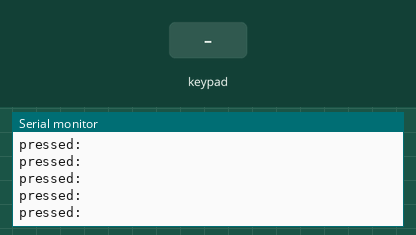
The sketch below on a simulated Arduino Uno, built with avr-gcc and run on an emulated ATmega328P. On the bench: the last lines printed to the serial monitor. Wiring (inferred from the names in the program): 5×3 keypad with keys 1 2 3 4 5 6 7 8 9 A B C D E F (labels assumed): rows pin 5, pin 6, pin 7, pin 8, pin 9; columns pin 10, pin 16, pin 14. Inputs (shaded band) come from the test bench.

Above: at 1.2 s.
1.3 s: key '1' pressed
At 1.31 s:
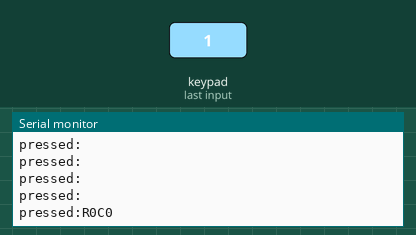
2.8 s: keypad keys 1 2 pressed 0.4 s apart
At 2.91 s:
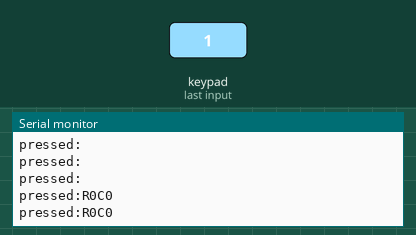
5.1 s: key '3' pressed
At 5.12 s:
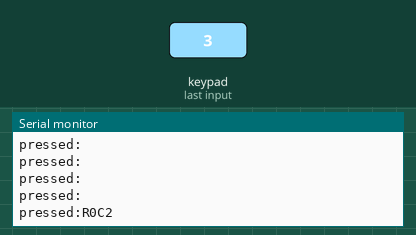
6.6 s: keypad keys 1 2 A pressed 0.4 s apart
At 7.02 s:
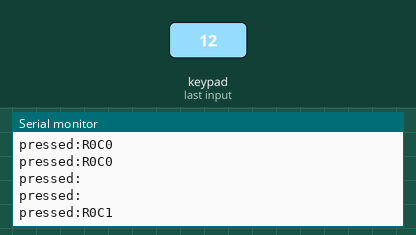
Timing chart, 0 to 9.6 s (numbered marks = the images above; inputs shaded):
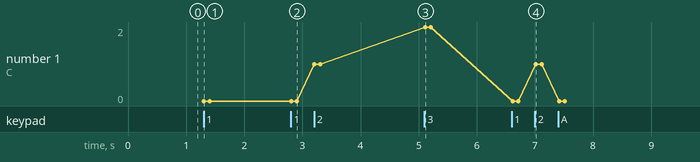

Measured:
- after the input at 1.3 s, the serial monitor: prints a new line at once (image 1)
- after the input at 5.1 s, the serial monitor: prints a new line at once (image 3)
- after the input at 6.6 s, the serial monitor: prints a new line at once (image 4)
- plotted number 1: 0 → 1 after the input at 2.8 s, 1 → 2 after the input at 5.1 s

The sketch:

30_6_keys_metric_test.ino
```cpp
/*********************************************************************
* FIREKEY - PROJECT
*
* Code snippet to test the key metric hardware component.
*
* Required libs:
* - None
*********************************************************************/

// CONSTANTS
#define ROW_COUNT 5  // number of rows
#define COL_COUNT 3  // number of columns

// PINS
byte rows[ROW_COUNT] = { 5, 6, 7, 8, 9 };        // define the row pins
byte cols[COL_COUNT] = { 10, 16, 14 };  // define the column pins


void setup() {
  Serial.begin(9600);

  // declare all cols as input and activate internal pullup resistor
  for (int x = 0; x < COL_COUNT; x++) {
    pinMode(cols[x], INPUT_PULLUP);
  }

  // declare all rows as output and set them high
  for (int x = 0; x < ROW_COUNT; x++) {
    pinMode(rows[x], OUTPUT);
    digitalWrite(rows[x], HIGH);
  }
}


void loop() {
  Serial.print("pressed:");
  readMatrix();
  Serial.println("");
  delay(100);
}


void keyPressed(int rowIdx, int colIdx) {
  Serial.print("R");
  Serial.print(rowIdx);
  Serial.print("C");
  Serial.print(colIdx);
  Serial.print(" ");
}

void readMatrix() {
  // scan matrix
  for (int rowIndex = 0; rowIndex < ROW_COUNT; rowIndex++) {
    // pull output row to low
    byte curRow = rows[rowIndex];
    digitalWrite(curRow, LOW);

    // is any column pulled to low due to a button being pressed?
    for (int colIndex = 0; colIndex < COL_COUNT; colIndex++) {
      byte colRow = cols[colIndex];
      if (digitalRead(colRow) == LOW) {
        keyPressed(rowIndex, colIndex);
      }
    }

    // pull output row high again
    digitalWrite(curRow, HIGH);
  }
}
```
